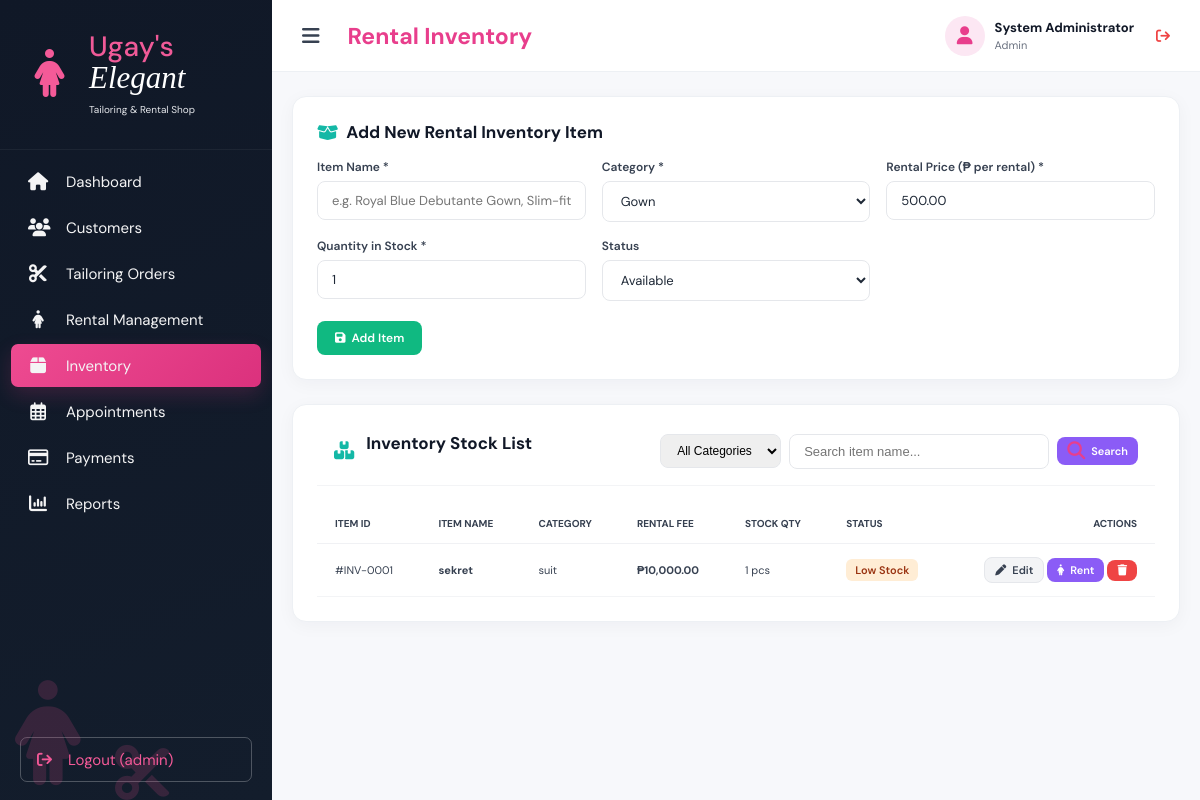
The app's page /inventory.php (signed in) with its own data.
### tables this page shows
CREATE TABLE `inventory` (
  `inventory_id` int(11) NOT NULL AUTO_INCREMENT,
  `item_name` varchar(100) NOT NULL,
  `category` varchar(50) NOT NULL,
  `quantity` int(11) NOT NULL DEFAULT 0,
  `rental_price` decimal(10,2) NOT NULL DEFAULT 0.00,
  `status` enum('Available','Low Stock','Out of Stock') NOT NULL DEFAULT 'Available',
  `created_at` timestamp NOT NULL DEFAULT current_timestamp(),
  PRIMARY KEY (`inventory_id`)
);

### inventory.php (the view, shortened to what this page needs)
<?php
require_once "config/database.php";
$edit_item = null;
$search = trim($_GET['search'] ?? "");
$sql = "SELECT * FROM inventory WHERE 1=1";
$params = [];
$types = "";
$sql .= " ORDER BY inventory_id DESC";
if (!empty($params)) {
    $stmt = $conn->prepare($sql);
    $stmt->bind_param($types, ...$params);
    $stmt->execute();
    $inventory = $stmt->get_result();
} else {
    $inventory = $conn->query($sql);
}
$categories = ['Gown', 'Suit', 'Barong', 'Dress', 'Accessories', 'Traditional', 'Other'];
include __DIR__ . '/includes/header.php';
?>
<div class="panel">
    <h2>
        <i class="fa-solid <?= $edit_item ? 'fa-pen-to-square' : 'fa-box-open' ?>" style="color: #14b8a6;"></i>
        <?= $edit_item ? "Edit Item #" . $edit_item['inventory_id'] : "Add New Rental Inventory Item" ?>
    </h2>
    <form method="POST" action="inventory.php">
        <div class="form-grid">
            <div class="form-group">
                <label>Item Name *</label>
                <input type="text" name="item_name" required value="<?= $edit_item ? htmlspecialchars($edit_item['item_name']) : '' ?>" placeholder="e.g. Royal Blue Debutante Gown, Slim-fit Navy Suit">
            </div>
            <div class="form-group">
                <label>Category *</label>
                <select name="category">
                    <?php foreach ($categories as $cat): ?>
                        <option value="<?= $cat ?>" <?= ($edit_item && $edit_item['category'] === $cat) ? 'selected' : '' ?>><?= $cat ?></option>
                    <?php endforeach; ?>
                </select>
            </div>
            <div class="form-group">
                <label>Rental Price (₱ per rental) *</label>
                <input type="number" step="0.01" min="0" name="rental_price" required value="<?= $edit_item ? htmlspecialchars($edit_item['rental_price']) : '500.00' ?>">
            </div>
            <div class="form-group">
                <label>Quantity in Stock *</label>
                <input type="number" min="0" name="quantity" required value="<?= $edit_item ? htmlspecialchars($edit_item['quantity']) : '1' ?>">
            </div>
            <div class="form-group">
                <label>Status</label>
                <select name="status">
                    <?php
                    $inv_statuses = ['Available', 'Low Stock', 'Out of Stock'];
                    foreach ($inv_statuses as $st) {
                        $sel = ($edit_item && $edit_item['status'] === $st) ? 'selected' : '';
                        echo "<option value='{$st}' {$sel}>{$st}</option>";
                    }
                    ?>
                </select>
            </div>
        </div>
        <div class="actions">
            <button type="submit" class="btn btn-success">
                <i class="fa-solid fa-floppy-disk"></i>
                <?= $edit_item ? "Update Item" : "Add Item" ?>
            </button>
        </div>
    </form>
</div>
<div class="panel">
    <div class="panel-header">
        <div>
            <i class="fa-solid fa-boxes-stacked" style="color: #14b8a6;"></i>
            <h2>Inventory Stock List</h2>
        </div>
        <div class="filter-bar" style="margin-bottom:0;">
            <form method="GET" action="inventory.php" class="search-form">
                <select name="category" onchange="this.form.submit()" style="padding: 8px 12px; border-radius: 8px; border: 1.5px solid #e5e7eb; font-size: 12px;">
                    <option value="">All Categories</option>
                </select>
                <input type="text" name="search" placeholder="Search item name..." value="<?= htmlspecialchars($search) ?>">
                <button type="submit" class="btn btn-primary btn-sm"><i class="fa-solid fa-magnifying-glass"></i> Search</button>
            </form>
        </div>
    </div>
    <div class="table-container">
        <table>
            <thead>
                <tr>
                    <th>ITEM ID</th>
                    <th>ITEM NAME</th>
                    <th>CATEGORY</th>
                    <th>RENTAL FEE</th>
                    <th>STOCK QTY</th>
                    <th>STATUS</th>
                    <th style="text-align: right;">ACTIONS</th>
                </tr>
            </thead>
            <tbody>
                <?php if ($inventory && $inventory->num_rows > 0): ?>
                    <?php while ($it = $inventory->fetch_assoc()): ?>
                        <?php
                        $st = strtolower($it['status']);
                        $badge = 'badge-available';
                        if ($st === 'low stock') $badge = 'badge-lowstock';
                        elseif ($st === 'out of stock') $badge = 'badge-outstock';
                        ?>
                        <tr>
                            <td>#INV-<?= str_pad($it['inventory_id'], 4, '0', STR_PAD_LEFT) ?></td>
                            <td><strong><?= htmlspecialchars($it['item_name']) ?></strong></td>
                            <td><?= htmlspecialchars($it['category']) ?></td>
                            <td><strong>₱<?= number_format($it['rental_price'], 2) ?></strong></td>
                            <td><?= (int)$it['quantity'] ?> pcs</td>
                            <td><span class="badge <?= $badge ?>"><?= htmlspecialchars($it['status']) ?></span></td>
                            <td style="text-align: right;">
                                <a href="inventory.php?edit=<?= $it['inventory_id'] ?>" class="btn btn-sm btn-secondary" title="Edit">
                                    <i class="fa-solid fa-pen"></i> Edit
                                </a>
                                <a href="rentals.php?item_id=<?= $it['inventory_id'] ?>" class="btn btn-sm btn-primary" title="Rent Out">
                                    <i class="fa-solid fa-person-dress"></i> Rent
                                </a>
                                <a href="inventory.php?delete=<?= $it['inventory_id'] ?>" class="btn btn-sm btn-danger" onclick="return confirm('Delete <?= htmlspecialchars(addslashes($it['item_name'])) ?>?');" title="Delete">
                                    <i class="fa-solid fa-trash"></i>
                                </a>
                            </td>
                        </tr>
                    <?php endwhile; ?>
                <?php endif; ?>
            </tbody>
        </table>
    </div>
</div>
<?php include __DIR__ . '/includes/footer.php'; ?>

### assets/css/dashboard.css (style rules this page uses)
* { margin: 0; padding: 0; box-sizing: border-box; }
:root { --navy: #111827; --navy-light: #1c2535; --pink: #e83e8c; --pink-light: #fce7f3; --purple: #8b5cf6; --purple-light: #f1eaff; --teal: #14b8a6; --teal-light: #e0f7f4; --orange: #f59e0b; --orange-light: #fff4dc; --green: #22c55e; --green-light: #e9f9ef; --blue: #3b82f6; --blue-light: #e8f1ff; --text: #111827; --muted: #6b7280; --border: #edf0f4; --background: #f7f8fb; }
body { font-family: "DM Sans", sans-serif; background: var(--background); color: var(--text); }
a { text-decoration: none; color: inherit; }
button { font-family: inherit; }
.panel { background: white; border: 1px solid var(--border); border-radius: 10px; box-shadow: 0 3px 15px rgba(15,23,42,0.025); overflow: hidden; }
.panel-header { min-height: 57px; padding: 0 17px; border-bottom: 1px solid #f0f1f4; display: flex; align-items: center; justify-content: space-between; }
.panel-header > div { display: flex; align-items: center; gap: 12px; }
.panel-header i { color: var(--pink); font-size: 18px; }
.panel-header h2 { font-size: 15px; font-weight: 700; }
.table-container { overflow-x: auto; }
table { width: 100%; border-collapse: collapse; white-space: nowrap; }
thead th { color: #374151; font-size: 10px; font-weight: 700; text-align: left; padding: 13px 18px; border-bottom: 1px solid #f0f1f4; }
tbody td { padding: 13px 18px; font-size: 11px; color: #374151; border-bottom: 1px solid #f3f4f6; }

### assets/css/style.css (style rules this page uses)
.panel { background: #ffffff; border-radius: 14px; padding: 24px; box-shadow: 0 4px 18px rgba(17, 24, 39, 0.04); border: 1px solid #edf0f4; margin-bottom: 24px; }
.panel h2, .panel-header h2 { font-size: 17px; font-weight: 700; color: #111827; margin-bottom: 16px; display: flex; align-items: center; gap: 8px; }
.panel-header { display: flex; justify-content: space-between; align-items: center; margin-bottom: 18px; padding-bottom: 12px; border-bottom: 1px solid #f3f4f6; }
.form-grid { display: grid; grid-template-columns: repeat(auto-fit, minmax(260px, 1fr)); gap: 16px; margin-bottom: 20px; }
.form-group { display: flex; flex-direction: column; gap: 6px; }
.form-group label { font-size: 12px; font-weight: 600; color: #374151; }
.form-group input, .form-group select, .form-group textarea { padding: 10px 14px; border: 1.5px solid #e5e7eb; border-radius: 8px; font-family: inherit; font-size: 13px; color: #1f2937; background: #fff; transition: all 0.2s ease; }
.btn { display: inline-flex; align-items: center; justify-content: center; gap: 6px; padding: 9px 18px; font-size: 12px; font-weight: 600; border-radius: 8px; border: none; cursor: pointer; text-decoration: none; transition: all 0.2s; }
.btn-sm { padding: 5px 10px; font-size: 11px; }
.btn-primary { background: #8b5cf6; color: #ffffff; }
.btn-success { background: #10b981; color: #ffffff; }
.btn-danger { background: #ef4444; color: #ffffff; }
.btn-secondary { background: #f3f4f6; color: #374151; border: 1px solid #e5e7eb; }
.actions { display: flex; gap: 10px; align-items: center; margin-top: 10px; }
.filter-bar { display: flex; justify-content: space-between; align-items: center; gap: 12px; flex-wrap: wrap; margin-bottom: 18px; }
.search-form { display: flex; gap: 8px; align-items: center; }
.search-form input { padding: 9px 14px; border: 1.5px solid #e5e7eb; border-radius: 8px; font-size: 13px; width: 260px; }
.badge { display: inline-block; padding: 4px 9px; border-radius: 6px; font-size: 11px; font-weight: 600; }
.badge-lowstock { background: #ffedd5; color: #9a3412; }

### records on screen
inventory: inventory_id "0001", item_name "sekret", category "suit", rental_price "10,000.00", quantity "1", status "Low Stock"

### other values on screen
$_SESSION['username'] "admin"
$page_title "Rental Inventory"
$user_display_name "System Administrator"
$user_role "Admin"
form field category "Gown"
form field status "Available"
